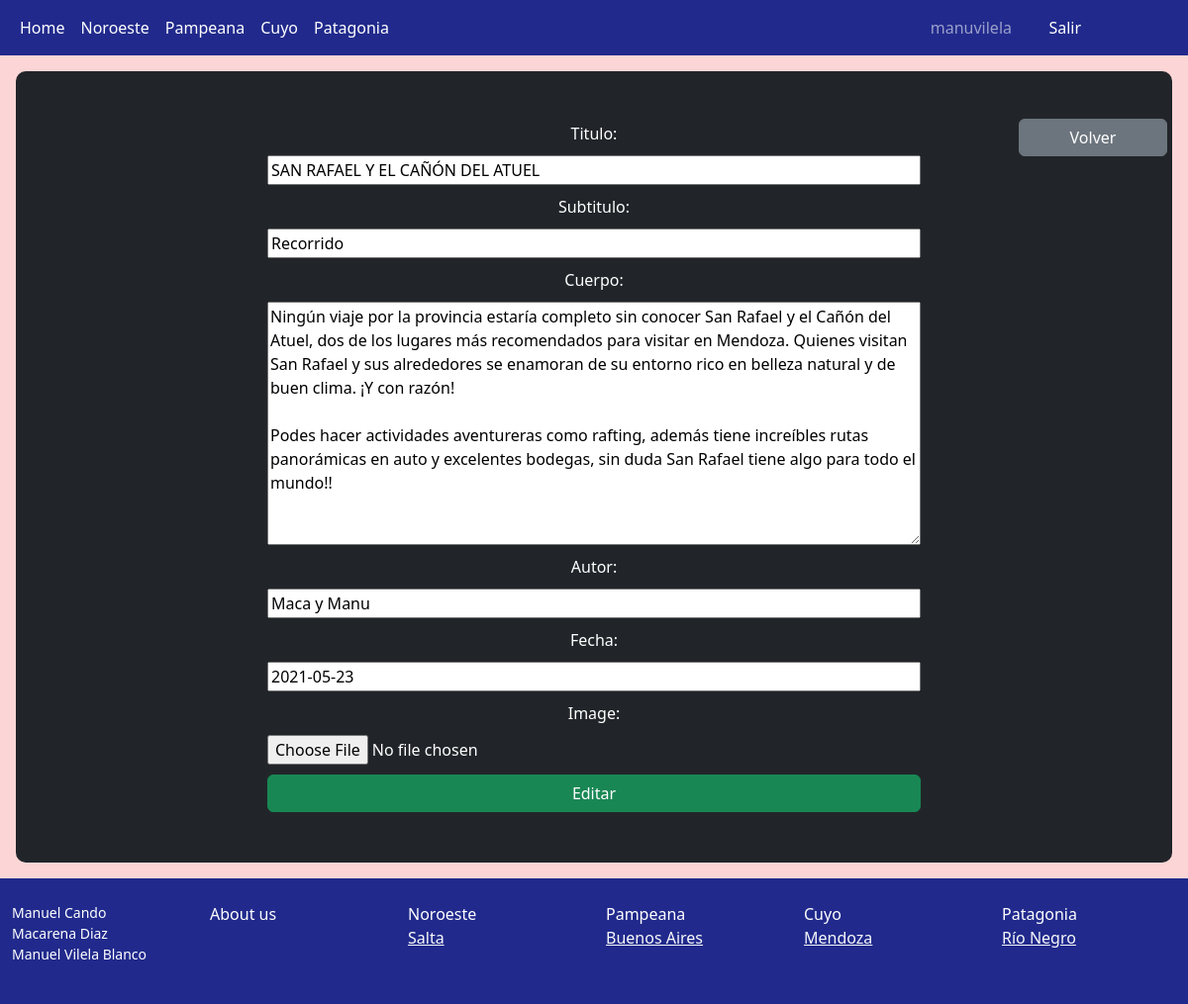
The page /pages/cuyo/mendoza/editarblogMendoza/2 (signed in) on the database its author committed.
### Modelos/models.py (models this page shows)
class BlogsMendoza(models.Model):
    titulo = models.CharField(max_length=60)
    subtitulo = models.CharField(max_length=100)
    cuerpo = models.CharField(max_length=1000)
    autor = models.CharField(max_length=40)
    fecha = models.CharField(max_length=40)
    image = models.ImageField(upload_to='blogmendoza', null = True, blank = True)

### Modelos/views.py (the view)
# urls.py: path('cuyo/mendoza/editarblogMendoza/<blogmendoza_id>', editarblogMendoza),
@login_required
def editarblogMendoza(request, blogmendoza_id):
    blog = BlogsMendoza.objects.get(id = blogmendoza_id)
    if request.method == 'POST':
        formulario = editarblogmendoza(request.POST, request.FILES)
        if formulario.is_valid():
            informacion = formulario.cleaned_data
            blog.titulo = informacion['titulo']
            blog.subtitulo = informacion['subtitulo']
            blog.cuerpo = informacion['cuerpo']
            blog.autor = informacion["autor"]
            blog.fecha = informacion["fecha"]
            blog.image = informacion["image"]
            blog.save()
            blogmendoza = BlogsMendoza.objects.all()
            return render(request, "Cuyo/mendoza.html", {"blogmendoza": blogmendoza})
    else:
        formulario = editarblogmendoza(initial={'titulo': blog.titulo, 'subtitulo': blog.subtitulo, 'cuerpo': blog.cuerpo, "autor": blog.autor, "fecha": blog.fecha, "image": None})
    return render(request, "Cuyo/crud_mendoza/editarblogMendoza.html", {"formulario": formulario})

### Modelos/forms.py
class editarblogmendoza(forms.Form):
    titulo = forms.CharField(max_length=60)
    subtitulo = forms.CharField(max_length=100)
    cuerpo = forms.CharField(widget= forms.Textarea(attrs={'height': '200px'}))
    autor = forms.CharField(max_length=40)
    fecha = forms.CharField(max_length=40)
    image = forms.ImageField()

### Modelos/template/Cuyo/crud_mendoza/editarblogMendoza.html (shortened to what this page needs)
{% extends "index.html" %}
{% load static %}
{% block contenido %}
<div class="flex-md-equal w-100 my-md-3 ps-md-3">
    <div class="text-bg-dark me-md-3 pt-3 px-3 pt-md-5 px-md-5 text-center overflow-hidden" style="border-radius: 10px; position: relative; height: 800px">
        <a class="btn btn-secondary" style="width: 150px; position: absolute; right: 5px" href="/pages/cuyo/mendoza/">Volver</a>
        <form enctype="multipart/form-data" method="POST" class="position-absolute top-50 start-50 translate-middle" style="display: flex; flex-direction: column; width: 700px; gap: 10px; border-radius: 5px; padding: 20px;">{% csrf_token %}
                {{ formulario.as_table }}
            <button type="submit" class="btn btn-success" >Editar</button>
        </form>
    </div>
</div>
{% endblock %}

### ProyectoFinalCandoDiazVilela/template/index.html (shortened to what this page needs)
<!doctype html>
<html lang="en" class="h-100">
<head>
    {% load static %}
    <link rel="stylesheet" href="{%static 'css/bootstrap.min.css'%}">
    <link rel="stylesheet" href="{%static 'css/estilos.css'%}">
</head>
<body style="background-color: #FCD6D6;">
    <nav class="navbar navbar-expand-md navbar-dark" style="background-color: #212A8C; ">
        <div class="container-fluid">
            <div class="collapse navbar-collapse" id="navbarCollapse">
                <ul class="navbar-nav me-auto mb-2 mb-md-0">
                    <li class="nav-item">
                        <a class="nav-link active" aria-current="page" href="http://127.0.0.1:8000/">Home</a>
                    </li>
                    <li class="nav-item">
                        <a class="nav-link active" aria-current="page" href="/pages/noroeste">Noroeste</a>
                    </li>
                    <li class="nav-item">
                        <a class="nav-link active" aria-current="page" href="/pages/pampeana/">Pampeana</a>
                    </li>
                    <li class="nav-item">
                        <a class="nav-link active" aria-current="page" href="/pages/cuyo">Cuyo</a>
                    </li>
                    <li class="nav-item">
                        <a class="nav-link active" aria-current="page" href="/pages/patagonia">Patagonia</a>
                    </li>
                    {% if request.user.is_authenticated %}
                    <li class="nav-item" style="position: absolute; right: 170px">
                        <a class="nav-link" aria-current="page" href="/perfil/">{{user.username}}</a>
                    </li>
                    <li class="nav-item" style="position: absolute; right: 100px">
                        <a class="nav-link active" aria-current="page" href="/logout/">Salir</a>
                    </li>
                    {% endif %}
                </ul>
            </div>
        </div>
    </nav>
    {% block contenido %}{% endblock %}
    <footer class="container-fluid py-4" style="background-color: #212A8C;">
      <div class="row">
        <div class="col-12 col-md">
          <small class="d-block mb-3" style="color: white">Manuel Cando<br>Macarena Diaz<br>Manuel Vilela Blanco</small>
        </div>
        <div class="col-6 col-md">
          <a class="nav-link active" aria-current="page" href="/aboutus/" style="color: white">About us</a>
        </div>
        <div class="col-6 col-md">
          <a class="nav-link active" aria-current="page" style="color: white" href="/pages/noroeste">Noroeste</a>
            <ul class="list-unstyled text-small">
                <li><a class="text-light" href="/pages/noroeste/salta/">Salta</a></li>
            </ul>
        </div>
        <div class="col-6 col-md">
          <a class="nav-link active" aria-current="page" style="color: white" href="/pages/pampeana/">Pampeana</a>
            <ul class="list-unstyled text-small">
                <li><a class="text-light" href="/pages/pampeana/buenosaires/">Buenos Aires</a></li>
            </ul>
        </div>
        <div class="col-6 col-md">
          <a class="nav-link active" aria-current="page" style="color: white" href="/pages/cuyo">Cuyo</a>
            <ul class="list-unstyled text-small">
                <li><a class="text-light" href="/pages/cuyo/mendoza/">Mendoza</a></li>
            </ul>
        </div>
        <div class="col-6 col-md">
          <a class="nav-link active" aria-current="page" style="color: white" href="/pages/patagonia">Patagonia</a>
            <ul class="list-unstyled text-small">
                <li><a class="text-light" href="/pages/patagonia/rionegro/">Río Negro</a></li>
            </ul>
        </div>
      </div>
    </footer>
</body>
</html>

### rows shown on the page
BlogsMendoza: titulo "SAN RAFAEL Y EL CAÑÓN DEL ATUEL", subtitulo "Recorrido", cuerpo "Ningún viaje por la provincia estaría completo sin conocer San Rafael y el Cañón del Atuel, dos de los lugares más recomendados para visitar en Mendoza. Quienes visitan San Rafael y sus alrededores se enamoran de su entorno rico en belleza natural y de buen clima. ¡Y con razón! Podes hacer actividades aventureras como rafting, además tiene increíbles rutas panorámicas en auto y excelentes bodegas, sin duda San Rafael tiene algo para todo el mundo!!", autor "Maca y Manu", fecha "2021-05-23"

### other values the page prints
{{ user.username }} "manuvilela"
